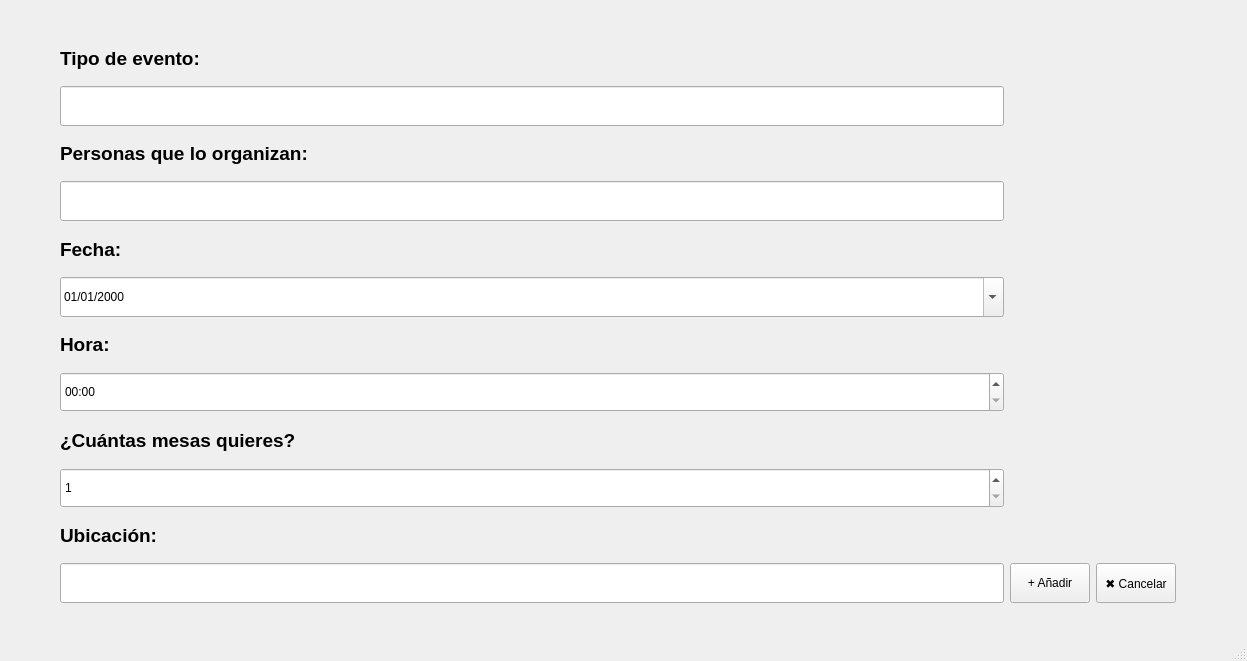
<?xml version="1.0" encoding="UTF-8"?>
<ui version="4.0">
 <class>EmergenteAnadirEvento</class>
 <widget class="QMainWindow" name="EmergenteAnadirEvento">
  <property name="geometry">
   <rect>
    <x>0</x>
    <y>0</y>
    <width>1247</width>
    <height>661</height>
   </rect>
  </property>
  <property name="windowTitle">
   <string>Nuevo evento</string>
  </property>
  <widget class="QWidget" name="centralwidget">
   <layout class="QGridLayout" name="gridLayout" columnminimumwidth="2,4,9,5">
    <property name="leftMargin">
     <number>60</number>
    </property>
    <property name="topMargin">
     <number>36</number>
    </property>
    <property name="rightMargin">
     <number>60</number>
    </property>
    <property name="bottomMargin">
     <number>36</number>
    </property>
    <item row="1" column="1" colspan="3">
     <spacer name="horizontalSpacer">
      <property name="orientation">
       <enum>Qt::Horizontal</enum>
      </property>
      <property name="sizeHint" stdset="0">
       <size>
        <width>40</width>
        <height>20</height>
       </size>
      </property>
     </spacer>
    </item>
    <item row="6" column="0">
     <widget class="QLabel" name="lblHora">
      <property name="font">
       <font>
        <pointsize>14</pointsize>
        <weight>75</weight>
        <bold>true</bold>
       </font>
      </property>
      <property name="text">
       <string>Hora:</string>
      </property>
     </widget>
    </item>
    <item row="11" column="1">
     <widget class="QPushButton" name="btnAnadir">
      <property name="sizePolicy">
       <sizepolicy hsizetype="Preferred" vsizetype="Preferred">
        <horstretch>0</horstretch>
        <verstretch>0</verstretch>
       </sizepolicy>
      </property>
      <property name="text">
       <string>+ Añadir</string>
      </property>
     </widget>
    </item>
    <item row="4" column="0">
     <widget class="QLabel" name="lblFecha">
      <property name="font">
       <font>
        <pointsize>14</pointsize>
        <weight>75</weight>
        <bold>true</bold>
       </font>
      </property>
      <property name="text">
       <string>Fecha:</string>
      </property>
     </widget>
    </item>
    <item row="11" column="0">
     <layout class="QHBoxLayout" name="ubicacionYBotones" stretch="0">
      <property name="spacing">
       <number>12</number>
      </property>
      <item>
       <widget class="QLineEdit" name="txtUbicacion">
        <property name="minimumSize">
         <size>
          <width>760</width>
          <height>40</height>
         </size>
        </property>
       </widget>
      </item>
     </layout>
    </item>
    <item row="2" column="0">
     <widget class="QLabel" name="lblOrganizadores">
      <property name="font">
       <font>
        <pointsize>14</pointsize>
        <weight>75</weight>
        <bold>true</bold>
       </font>
      </property>
      <property name="text">
       <string>Personas que lo organizan:</string>
      </property>
     </widget>
    </item>
    <item row="9" column="0">
     <widget class="QSpinBox" name="spinMesas">
      <property name="minimumSize">
       <size>
        <width>760</width>
        <height>40</height>
       </size>
      </property>
      <property name="minimum">
       <number>1</number>
      </property>
      <property name="maximum">
       <number>500</number>
      </property>
      <property name="value">
       <number>1</number>
      </property>
     </widget>
    </item>
    <item row="0" column="0">
     <widget class="QLabel" name="lblTipo">
      <property name="font">
       <font>
        <pointsize>14</pointsize>
        <weight>75</weight>
        <bold>true</bold>
       </font>
      </property>
      <property name="text">
       <string>Tipo de evento:</string>
      </property>
     </widget>
    </item>
    <item row="1" column="0">
     <widget class="QLineEdit" name="txtTipoEvento">
      <property name="minimumSize">
       <size>
        <width>760</width>
        <height>40</height>
       </size>
      </property>
     </widget>
    </item>
    <item row="8" column="0">
     <widget class="QLabel" name="lblMesas">
      <property name="font">
       <font>
        <pointsize>14</pointsize>
        <weight>75</weight>
        <bold>true</bold>
       </font>
      </property>
      <property name="text">
       <string>¿Cuántas mesas quieres?</string>
      </property>
     </widget>
    </item>
    <item row="10" column="0">
     <widget class="QLabel" name="lblUbicacion">
      <property name="font">
       <font>
        <pointsize>14</pointsize>
        <weight>75</weight>
        <bold>true</bold>
       </font>
      </property>
      <property name="text">
       <string>Ubicación:</string>
      </property>
     </widget>
    </item>
    <item row="5" column="0">
     <widget class="QDateEdit" name="dateFecha">
      <property name="minimumSize">
       <size>
        <width>760</width>
        <height>40</height>
       </size>
      </property>
      <property name="displayFormat">
       <string>dd/MM/yyyy</string>
      </property>
      <property name="calendarPopup">
       <bool>true</bool>
      </property>
     </widget>
    </item>
    <item row="7" column="0">
     <widget class="QTimeEdit" name="timeHora">
      <property name="minimumSize">
       <size>
        <width>760</width>
        <height>40</height>
       </size>
      </property>
      <property name="displayFormat">
       <string>HH:mm</string>
      </property>
     </widget>
    </item>
    <item row="3" column="0">
     <widget class="QLineEdit" name="txtOrganizadores">
      <property name="minimumSize">
       <size>
        <width>760</width>
        <height>40</height>
       </size>
      </property>
     </widget>
    </item>
    <item row="11" column="2">
     <widget class="QPushButton" name="btnCancelar">
      <property name="sizePolicy">
       <sizepolicy hsizetype="Preferred" vsizetype="Preferred">
        <horstretch>0</horstretch>
        <verstretch>0</verstretch>
       </sizepolicy>
      </property>
      <property name="text">
       <string>✖ Cancelar</string>
      </property>
     </widget>
    </item>
   </layout>
  </widget>
  <widget class="QMenuBar" name="menubar">
   <property name="geometry">
    <rect>
     <x>0</x>
     <y>0</y>
     <width>1247</width>
     <height>21</height>
    </rect>
   </property>
  </widget>
  <widget class="QStatusBar" name="statusbar"/>
 </widget>
 <resources/>
 <connections/>
</ui>
